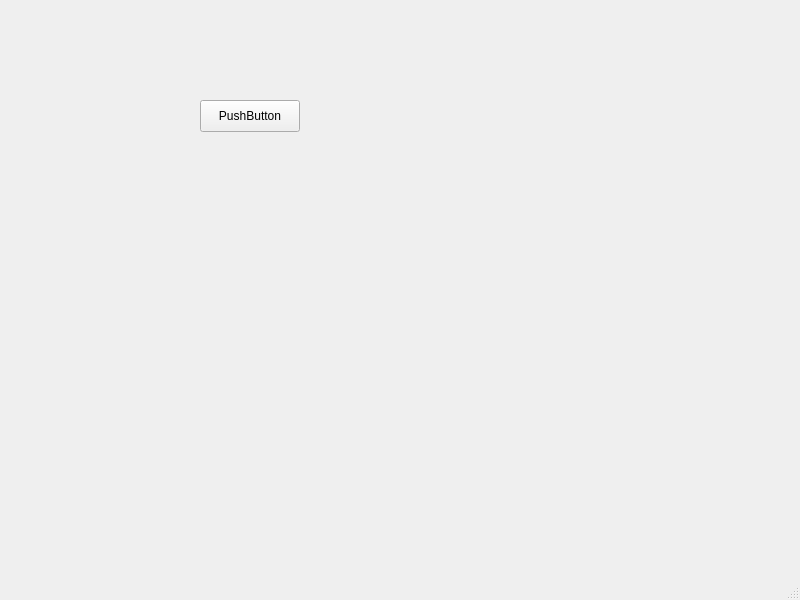
<?xml version="1.0" encoding="UTF-8"?>
<ui version="4.0">
 <class>MainWindow</class>
 <widget class="QMainWindow" name="MainWindow">
  <property name="geometry">
   <rect>
    <x>0</x>
    <y>0</y>
    <width>800</width>
    <height>600</height>
   </rect>
  </property>
  <property name="mouseTracking">
   <bool>false</bool>
  </property>
  <property name="windowTitle">
   <string>MainWindow</string>
  </property>
  <widget class="QWidget" name="centralwidget">
   <widget class="QPushButton" name="pushButton">
    <property name="geometry">
     <rect>
      <x>200</x>
      <y>100</y>
      <width>100</width>
      <height>32</height>
     </rect>
    </property>
    <property name="text">
     <string>PushButton</string>
    </property>
   </widget>
  </widget>
  <widget class="QMenuBar" name="menubar">
   <property name="geometry">
    <rect>
     <x>0</x>
     <y>0</y>
     <width>800</width>
     <height>37</height>
    </rect>
   </property>
  </widget>
  <widget class="QStatusBar" name="statusbar"/>
 </widget>
 <resources/>
 <connections/>
</ui>
